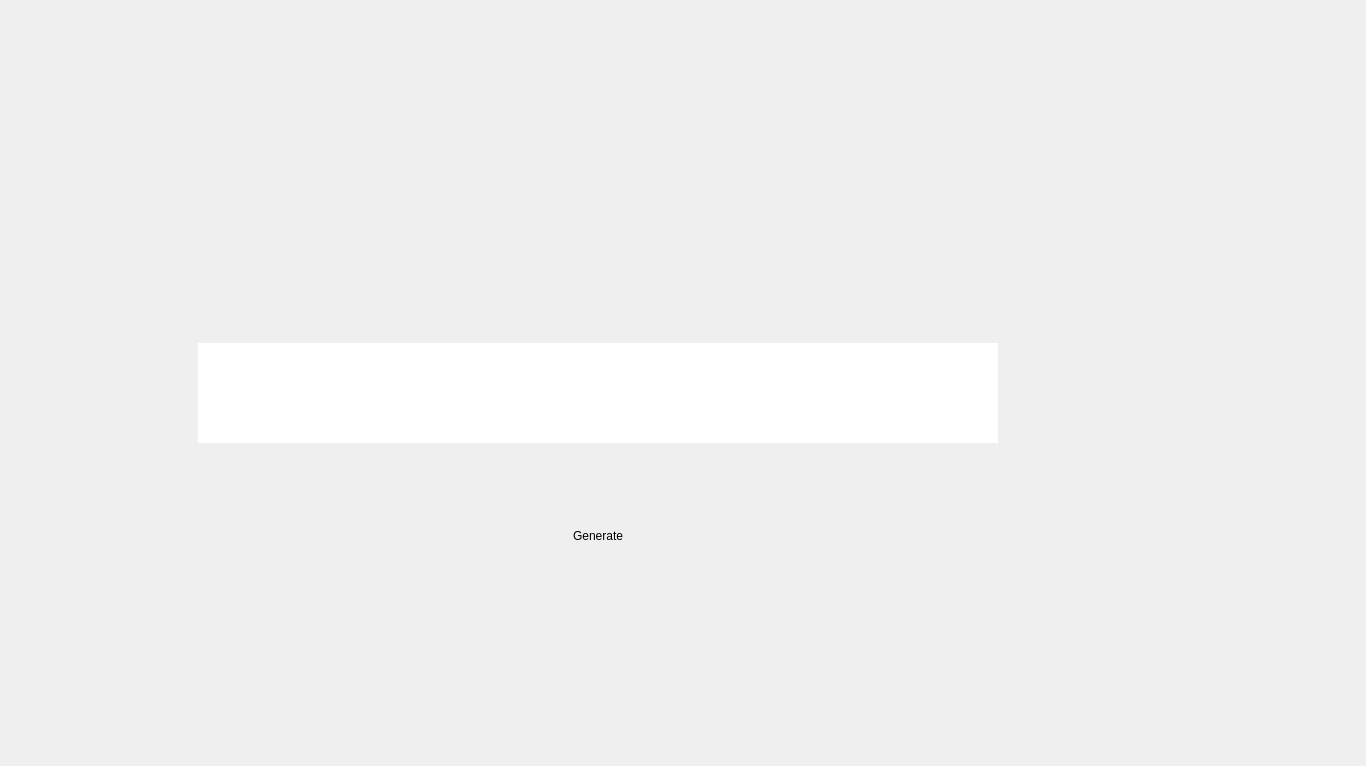
<?xml version="1.0" encoding="UTF-8"?>
<ui version="4.0">
 <class>Gui</class>
 <widget class="QMainWindow" name="Gui">
  <property name="geometry">
   <rect>
    <x>0</x>
    <y>0</y>
    <width>1366</width>
    <height>766</height>
   </rect>
  </property>
  <property name="baseSize">
   <size>
    <width>0</width>
    <height>0</height>
   </size>
  </property>
  <property name="windowTitle">
   <string>TwieTwiet Bot</string>
  </property>
  <property name="autoFillBackground">
   <bool>false</bool>
  </property>
  <property name="styleSheet">
   <string notr="true">background-image: url(:/images/bg.jpg);
</string>
  </property>
  <widget class="QWidget" name="centralwidget">
   <widget class="QWidget" name="gridLayoutWidget">
    <property name="geometry">
     <rect>
      <x>-3</x>
      <y>2</y>
      <width>2002</width>
      <height>851</height>
     </rect>
    </property>
    <layout class="QGridLayout" name="gridLayout">
     <property name="rightMargin">
      <number>800</number>
     </property>
     <item row="0" column="0">
      <spacer name="verticalSpacer_3">
       <property name="orientation">
        <enum>Qt::Vertical</enum>
       </property>
       <property name="sizeType">
        <enum>QSizePolicy::Fixed</enum>
       </property>
       <property name="sizeHint" stdset="0">
        <size>
         <width>20</width>
         <height>1</height>
        </size>
       </property>
      </spacer>
     </item>
     <item row="5" column="0">
      <spacer name="verticalSpacer_2">
       <property name="orientation">
        <enum>Qt::Vertical</enum>
       </property>
       <property name="sizeType">
        <enum>QSizePolicy::Fixed</enum>
       </property>
       <property name="sizeHint" stdset="0">
        <size>
         <width>20</width>
         <height>230</height>
        </size>
       </property>
      </spacer>
     </item>
     <item row="1" column="0" alignment="Qt::AlignHCenter">
      <widget class="QLabel" name="Logo">
       <property name="sizePolicy">
        <sizepolicy hsizetype="Preferred" vsizetype="Preferred">
         <horstretch>0</horstretch>
         <verstretch>0</verstretch>
        </sizepolicy>
       </property>
       <property name="minimumSize">
        <size>
         <width>620</width>
         <height>150</height>
        </size>
       </property>
       <property name="maximumSize">
        <size>
         <width>620</width>
         <height>142</height>
        </size>
       </property>
       <property name="baseSize">
        <size>
         <width>0</width>
         <height>0</height>
        </size>
       </property>
       <property name="styleSheet">
        <string notr="true">margin-top: -50px;</string>
       </property>
       <property name="text">
        <string/>
       </property>
       <property name="pixmap">
        <pixmap resource="images/images.qrc">:/images/logo.png</pixmap>
       </property>
       <property name="alignment">
        <set>Qt::AlignCenter</set>
       </property>
       <property name="margin">
        <number>15</number>
       </property>
      </widget>
     </item>
     <item row="2" column="0">
      <spacer name="verticalSpacer">
       <property name="orientation">
        <enum>Qt::Vertical</enum>
       </property>
       <property name="sizeType">
        <enum>QSizePolicy::Fixed</enum>
       </property>
       <property name="sizeHint" stdset="0">
        <size>
         <width>20</width>
         <height>50</height>
        </size>
       </property>
      </spacer>
     </item>
     <item row="3" column="0" alignment="Qt::AlignHCenter">
      <widget class="QTableWidget" name="tableWidget">
       <property name="enabled">
        <bool>true</bool>
       </property>
       <property name="sizePolicy">
        <sizepolicy hsizetype="Expanding" vsizetype="Expanding">
         <horstretch>0</horstretch>
         <verstretch>0</verstretch>
        </sizepolicy>
       </property>
       <property name="minimumSize">
        <size>
         <width>800</width>
         <height>100</height>
        </size>
       </property>
       <property name="maximumSize">
        <size>
         <width>16777215</width>
         <height>100</height>
        </size>
       </property>
       <property name="cursor" stdset="0">
        <cursorShape>PointingHandCursor</cursorShape>
       </property>
       <property name="layoutDirection">
        <enum>Qt::LeftToRight</enum>
       </property>
       <property name="autoFillBackground">
        <bool>false</bool>
       </property>
       <property name="styleSheet">
        <string notr="true">background: none;</string>
       </property>
       <property name="frameShape">
        <enum>QFrame::NoFrame</enum>
       </property>
       <property name="frameShadow">
        <enum>QFrame::Plain</enum>
       </property>
       <property name="lineWidth">
        <number>0</number>
       </property>
       <property name="midLineWidth">
        <number>0</number>
       </property>
       <property name="dragDropOverwriteMode">
        <bool>false</bool>
       </property>
       <property name="selectionMode">
        <enum>QAbstractItemView::NoSelection</enum>
       </property>
       <property name="selectionBehavior">
        <enum>QAbstractItemView::SelectItems</enum>
       </property>
       <property name="showGrid">
        <bool>false</bool>
       </property>
       <property name="gridStyle">
        <enum>Qt::SolidLine</enum>
       </property>
       <property name="cornerButtonEnabled">
        <bool>true</bool>
       </property>
       <property name="rowCount">
        <number>2</number>
       </property>
       <property name="columnCount">
        <number>1</number>
       </property>
       <attribute name="horizontalHeaderVisible">
        <bool>false</bool>
       </attribute>
       <attribute name="horizontalHeaderHighlightSections">
        <bool>true</bool>
       </attribute>
       <attribute name="horizontalHeaderMinimumSectionSize">
        <number>56</number>
       </attribute>
       <attribute name="verticalHeaderVisible">
        <bool>false</bool>
       </attribute>
       <attribute name="verticalHeaderDefaultSectionSize">
        <number>50</number>
       </attribute>
       <attribute name="verticalHeaderShowSortIndicator" stdset="0">
        <bool>false</bool>
       </attribute>
       <row/>
       <row/>
       <column/>
      </widget>
     </item>
     <item row="4" column="0" alignment="Qt::AlignHCenter">
      <widget class="QPushButton" name="pushButton">
       <property name="minimumSize">
        <size>
         <width>80</width>
         <height>0</height>
        </size>
       </property>
       <property name="maximumSize">
        <size>
         <width>80</width>
         <height>40</height>
        </size>
       </property>
       <property name="styleSheet">
        <string notr="true">border: none;</string>
       </property>
       <property name="text">
        <string>Generate</string>
       </property>
      </widget>
     </item>
    </layout>
   </widget>
  </widget>
 </widget>
 <resources>
  <include location="images/images.qrc"/>
 </resources>
 <connections/>
</ui>
